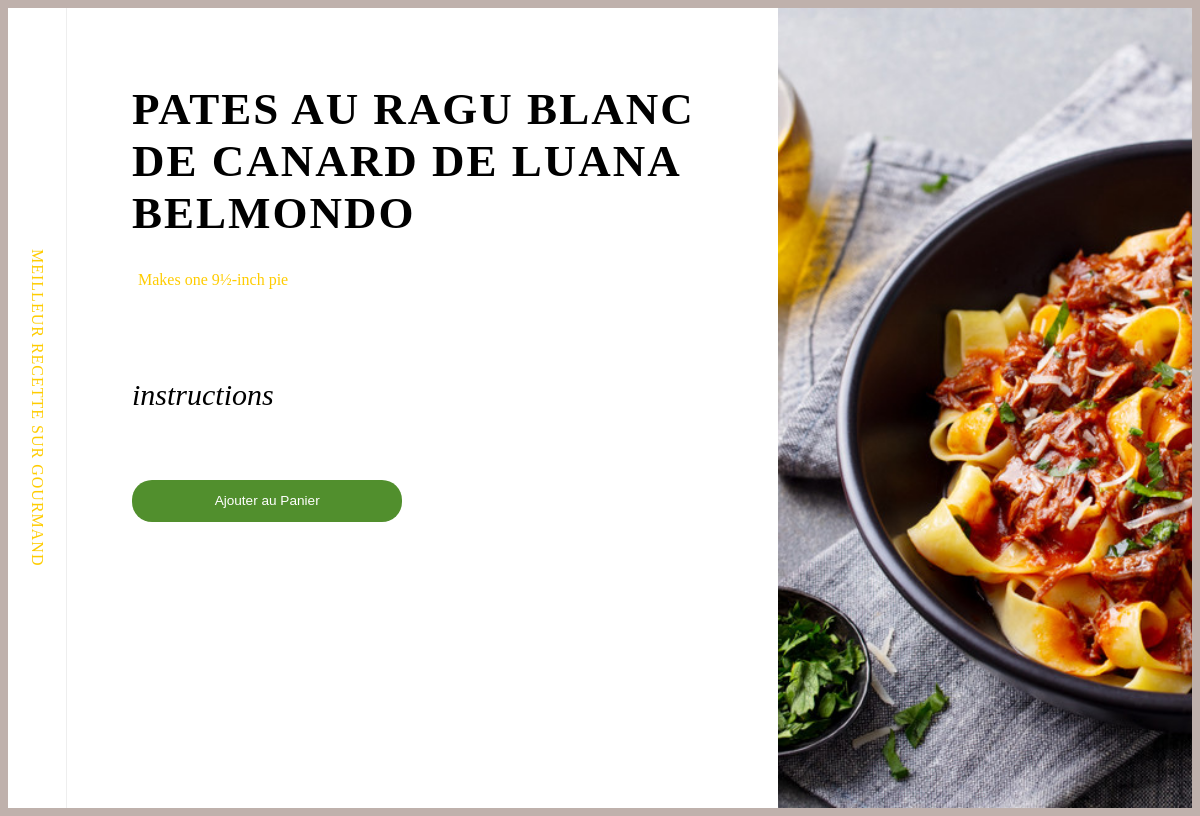
The app's page /php/details.php?id=1 with its own data.
### tables this page shows
CREATE TABLE `recette` (
  `id` int(11) NOT NULL,
  `image` varchar(500) NOT NULL,
  `name` varchar(500) NOT NULL,
  `prix` varchar(500) NOT NULL,
  `description` varchar(5000) NOT NULL,
  `category` varchar(500) NOT NULL
);

### php/details.php (the view, shortened to what this page needs)
<!DOCTYPE html>
<html lang="en">
<head>
    <link rel="stylesheet" href="../css/details.css">
</head>
<?php
include 'db.php';
if(isset($_GET['id']))
{
  $query = "select * FROM recette WHERE id = ".$_GET['id'];
  $result = $con->query($query);
  while($row = $result->fetch_assoc()) {
?>
<div class="main-content">
<div class="navigation">Meilleur Recette Sur Gourmand</div>
  <div class="pie-image" style="background-image: url('../images/<?php echo $row["image"] ?>');"></div>
  <div class="pie-recipe">
    <div class="pie-recipe__title">
      <div class="pie-name"><?php echo $row["name"] ?></div>
      <div class="pie-serving">
        <p>Makes one 9½-inch pie</p>
      </div>
    </div>
    <div class="pie-recipe__ingredients">
      <div class="pie-recipe__ingredients__item">
      <div class="pie-recipe__subtitle">instructions</div>
        <ul>
          <li><?php echo $row["description"] ?></li>
        </ul>
        <form action="" method="post">
        <button type="submit" name="panierAdd" class="submit">Ajouter au Panier</button>
        </form>
      </div>
    </div>
</div>
  </div>
  <?php
}
}
?>

### css/details.css (style rules this page uses)
.main-content { display: grid; grid-template-areas: "navigation pie-recipe pie-image" "context context pie-image"; grid-template-columns: min-content auto 35%; grid-template-rows: auto min-content; margin: auto; min-height: 100vh; max-height: calc(100vh - 4em); background: #fff; }
.navigation { grid-area: navigation; border-right: 1px solid #eee; writing-mode: vertical-rl; text-orientation: mixed; color: rgb(255, 204, 0); text-transform: uppercase; letter-spacing: 1px; padding: 20px; font: 16px "Playfair Display", serif; text-align: center; }
.pie-image { grid-area: pie-image; background: url("https://img.cuisineaz.com/660x660/2013-12-20/i104065-panna-cotta-au-lait-de-coco-et-aux-fruits-rouges.jpg") no-repeat left center/cover; }
.pie-name { font: 900 45px Raleway; text-transform: uppercase; margin: 20px 0 5px; letter-spacing: 2px; color:black; position: relative; }
.pie-serving { font: 400 16px Raleway; color: rgb(255, 204, 0); margin: 20px 0; max-width: 300px; }
.pie-serving p { display: inline-block; vertical-align: top; margin: 12px 6px 6px; }
.pie-recipe { grid-area: pie-recipe; color: #999; overflow-y: auto; overflow-x: hidden; margin: 5px; max-height: 100%; padding: 50px 60px; display: grid; grid-gap: 20px; grid-template-columns: 30px auto; grid-template-rows: repeat(4, max-content); line-height: 1.6; }
.pie-recipe__title { grid-column: span 2; }
.pie-recipe__ingredients { grid-column: span 2; display: flex; flex-wrap: wrap; }
.pie-recipe__ingredients__item { flex: 1; padding: 0 40px 0 0; }
.pie-recipe__ingredients__item ul { margin: 0; padding: 0; list-style: none; }
.pie-recipe__ingredients__item ul li { padding: 5px 0; }
.pie-recipe__subtitle { font: italic 30px/1 "Playfair Display", serif; color: black; margin: 45px 0 10px; grid-column: span 2; }

### php/details.php (style rules this page uses)
.submit { width: 50%; line-height: 40px; border: none; border-radius: 20px; font-size: 0.85rem; color: #fff; background: #518f2d; transition: all 0.5s; outline: none; margin-top: 50px; }

### records on screen
recette: image (picture), name "PATES AU RAGU BLANC DE CANARD DE LUANA BELMONDO"
